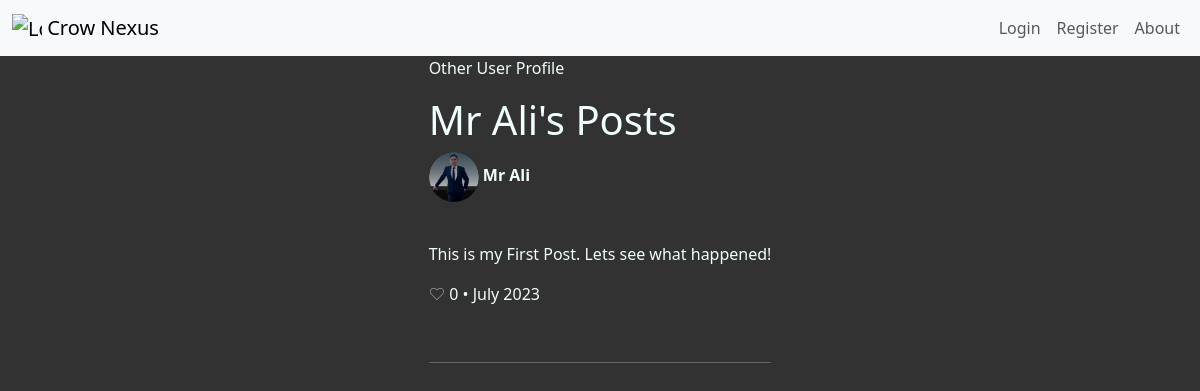
/1, run on an earlier commit of the app's database.
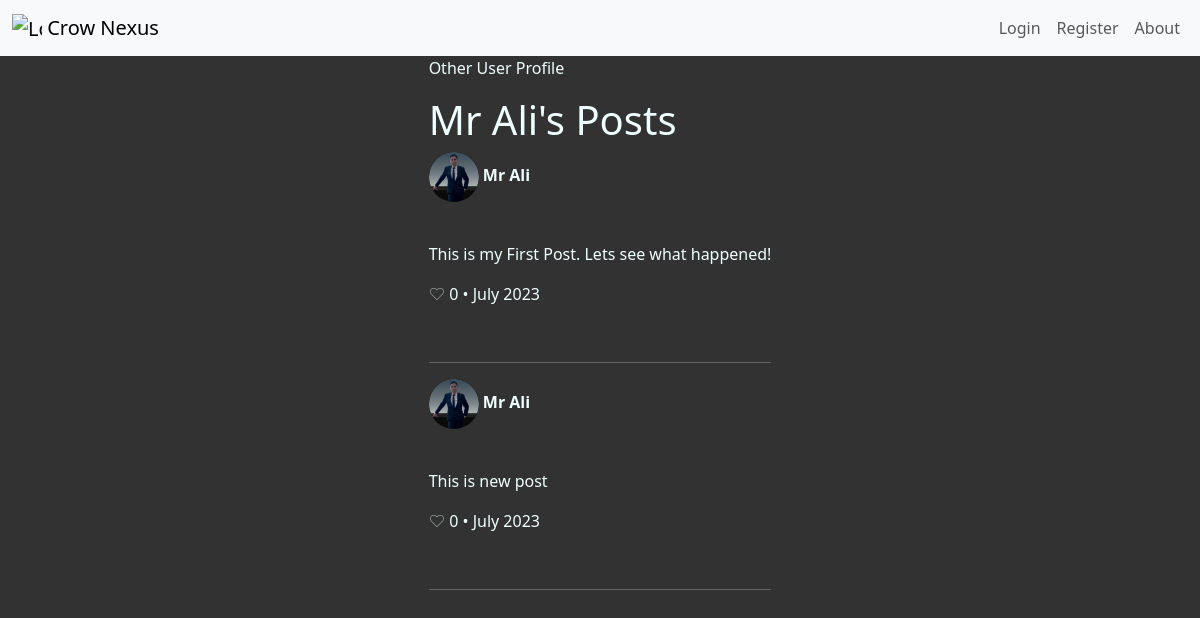
And on a later commit of the database.
### main.py (models this page shows)
    class Post(db.Model):
        __tablename__ = 'post'
        id = db.Column(db.Integer, primary_key=True)
        user_id = db.Column(db.Integer, db.ForeignKey(
            'user.id'), nullable=False)
        body = db.Column(db.Text, nullable=False)
        likes = db.Column(db.Integer, default=0)
        created_at = db.Column(db.DateTime, default=datetime.utcnow)
        updated_at = db.Column(db.DateTime, default=datetime.utcnow)
        user = relationship('User', back_populates='posts')
        comments = db.relationship('Comment', back_populates='post')

    class User(db.Model, UserMixin):
        __tablename__ = 'user'
        id = db.Column(db.Integer, primary_key=True)
        username = db.Column(db.String(40), nullable=False, unique=False)
        email = db.Column(db.String(80), nullable=False, unique=True)
        phone_number = db.Column(db.String(20))
        password = db.Column(db.String(100), nullable=False)
        created_at = db.Column(db.DateTime, default=datetime.utcnow)
        updated_at = db.Column(
            db.DateTime, default=datetime.utcnow, onupdate=datetime.utcnow)
        is_blocked = db.Column(db.Boolean, default=False)
        profile_picture = db.Column(db.String(100))
        posts = relationship('Post', back_populates='user')
        comments = db.relationship('Comment', back_populates='user')

### main.py (the view)
    @app.route('/<int:user_id>')
    def user_posts(user_id):
        user = User.query.get(user_id)
        if user:
            posts = user.posts
            return render_template('user_posts.html', user=user, posts=posts, current_user=current_user, logged_in=current_user.is_authenticated)
        else:
            flash('User not found.')
            return redirect(url_for('home'))

### templates/user_posts.html
{% extends 'base.html' %}
{% block content %}
<p>Other User Profile</p>
<h1>{{ user.username }}'s Posts</h1>
{% for post in posts %}
<div>
    <p>
        <span>
        {% if post.user.profile_picture %}
            <img src="{{ url_for('static', filename='profile_pictures/' + post.user.profile_picture) }}" alt="Profile Picture">
        {% else %}
         <img src="{{ url_for('static', filename='images/blank-profile-pic.png') }}" alt="Profile Picture">
        {% endif %}
    </span>
    <strong>{{ post.user.username }}</strong>
    </p>
    <br>
    <p>{{ post.body }}</p>
    <p style="font-weight:lighter">
        ♡ {{ post.likes }} •
        {{ post.created_at.strftime('%B %Y') }}
    <br>
    </p>
    <br><hr>
</div>
{% endfor %}
{% endblock %}

What changed in the data, as far as the page shows it:
added Post: profile_picture (picture), user.username "Mr Ali", body "This is new post", likes "0", created_at "July 2023"
